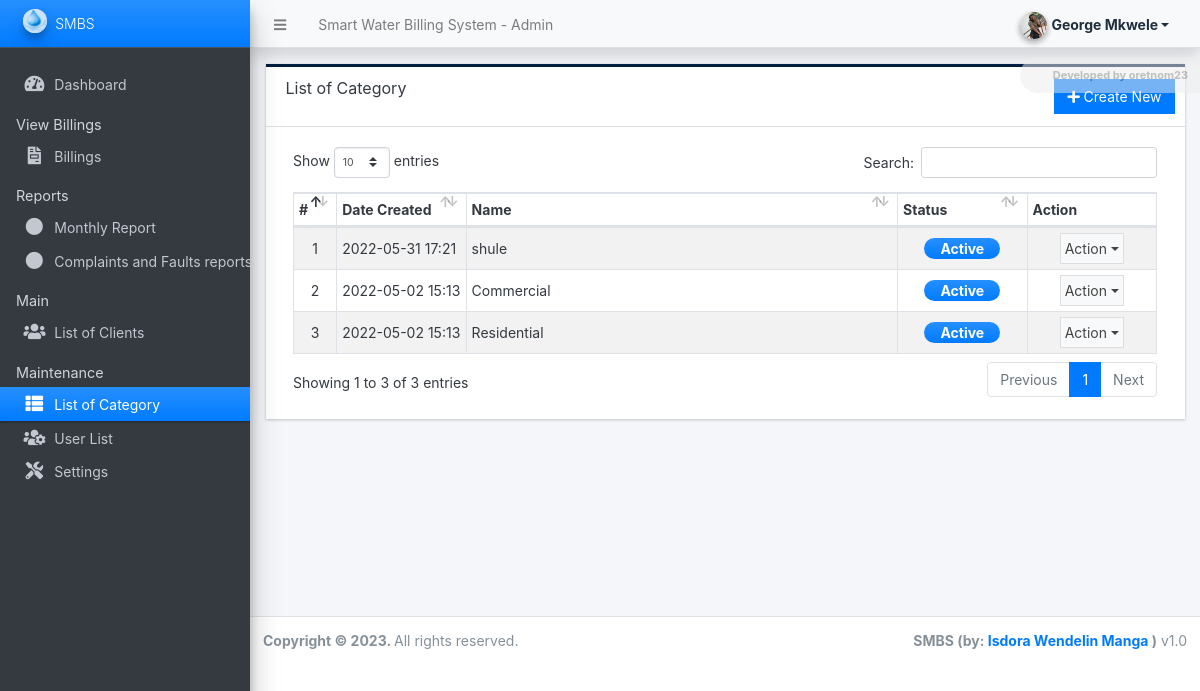
/admin/?page=category (signed in), run on the app's committed database.
### tables this page shows
CREATE TABLE `category_list` (
  `id` int(30) NOT NULL,
  `name` text NOT NULL,
  `status` tinyint(1) NOT NULL DEFAULT 1,
  `delete_flag` tinyint(1) NOT NULL DEFAULT 0,
  `date_created` datetime NOT NULL DEFAULT current_timestamp(),
  `date_updated` datetime NOT NULL DEFAULT current_timestamp() ON UPDATE current_timestamp()
);

### admin/category/index.php (the view, shortened to what this page needs)
<div class="card card-outline rounded-0 card-navy">
	<div class="card-header">
		<h3 class="card-title">List of Category</h3>
		<div class="card-tools">
			<a href="javascript:void(0)" id="create_new" class="btn btn-flat btn-primary"><span class="fas fa-plus"></span>  Create New</a>
		</div>
	</div>
	<div class="card-body">
        <div class="container-fluid">
			<table class="table table-hover table-striped table-bordered" id="list">
				<colgroup>
					<col width="5%">
					<col width="15%">
					<col width="50%">
					<col width="15%">
					<col width="15%">
				</colgroup>
				<thead>
					<tr>
						<th>#</th>
						<th>Date Created</th>
						<th>Name</th>
						<th>Status</th>
						<th>Action</th>
					</tr>
				</thead>
				<tbody>
					<?php
					$i = 1;
						$qry = $conn->query("SELECT * FROM `category_list` where delete_flag = 0 order by unix_timestamp(`date_created`) desc");
						while($row = $qry->fetch_assoc()):
					?>
						<tr>
							<td class="text-center"><?php echo $i++; ?></td>
							<td><?php echo date("Y-m-d H:i",strtotime($row['date_created'])) ?></td>
							<td><?php echo $row['name'] ?></td>
							<td class="text-center">
								<?php
								switch($row['status']){
									case 1:
										echo '<span class="badge badge-primary bg-gradient-primary text-sm px-3 rounded-pill">Active</span>';
										break;
								}
								?>
                            </td>
							<td align="center">
								 <button type="button" class="btn btn-flat p-1 btn-default btn-sm dropdown-toggle dropdown-icon" data-toggle="dropdown">
				                  		Action
				                  </button>
							</td>
						</tr>
					<?php endwhile; ?>
				</tbody>
			</table>
		</div>
	</div>
</div>

### data on the page
category_list: date_created "2022-05-31 17:21", name "shule", status "Active"
category_list: date_created "2022-05-02 15:13", name "Commercial", status "Active"
category_list: date_created "2022-05-02 15:13", name "Residential", status "Active"

### other printed values
$_settings->info('name') "Smart Water Billing System"
$_settings->userdata('firstname').' '.$_settings->userdata('lastname') "George Mkwele"
$_settings->info('short_name') "SMBS"
